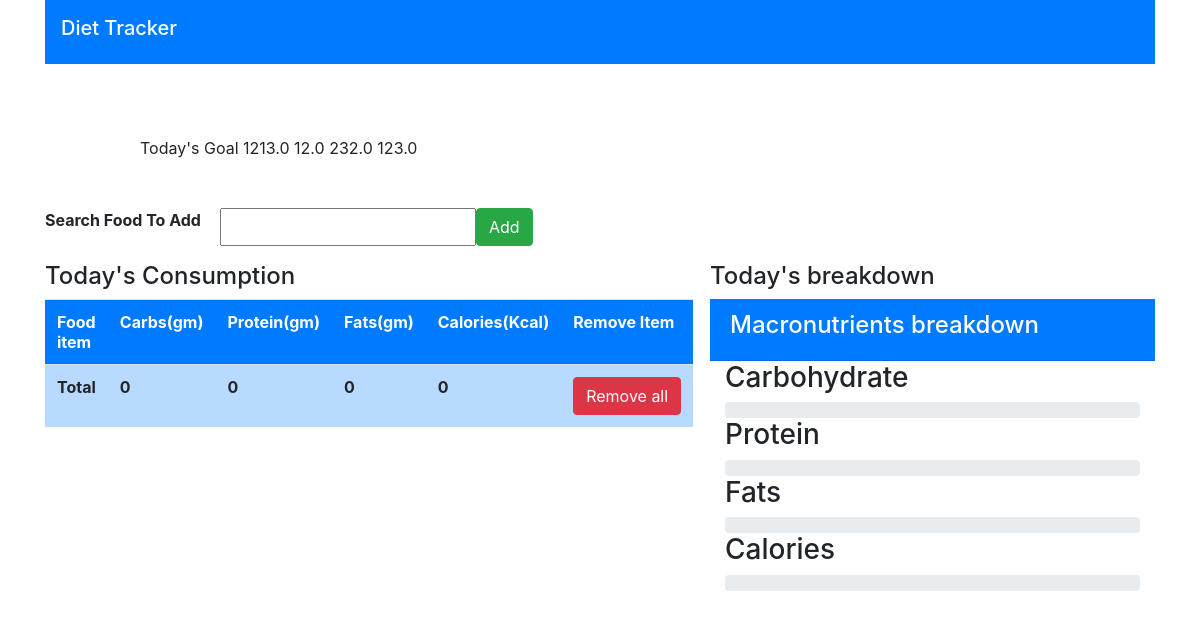
Page /tracker (signed in) on the earlier database version.
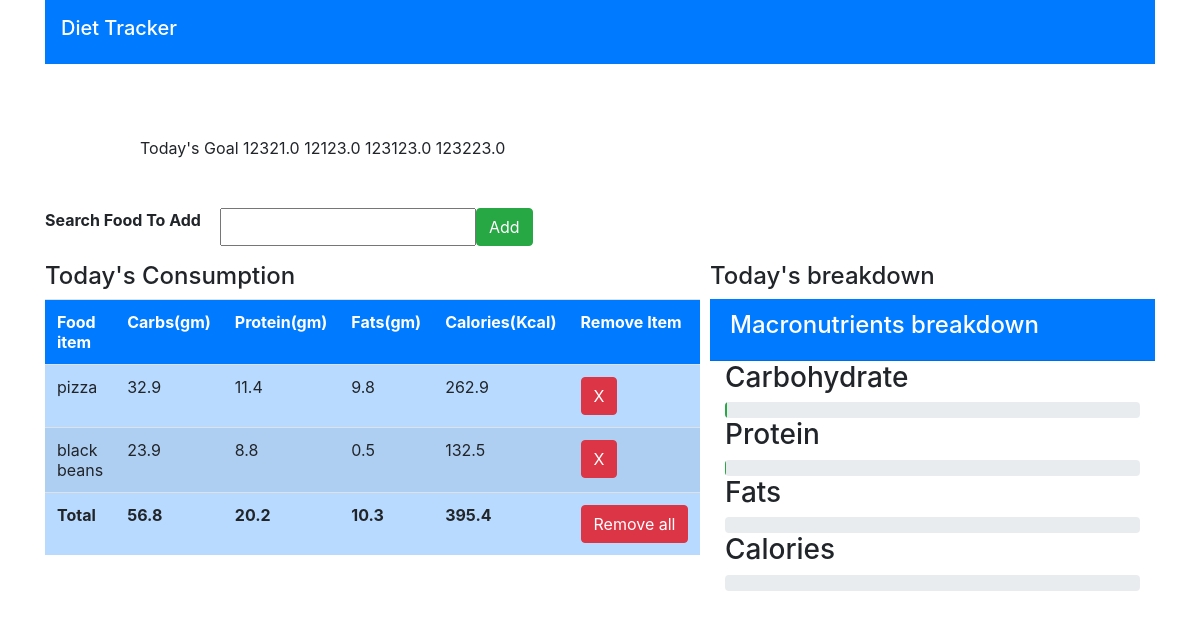
Same page on the later database version.
### diettracker/models.py (models this page shows, shortened)
class Goals(models.Model):
   user=models.ForeignKey(User,on_delete=models.CASCADE)
   calorie_goal=models.FloatField()
   protein_goal=models.FloatField()
   fats_goal=models.FloatField()
   carbohydrate_goal=models.FloatField()

class Consume(models.Model):
   user=models.ForeignKey(User,on_delete=models.CASCADE)
   food_consumed=models.ForeignKey(Food,on_delete=models.CASCADE)

class Food(models.Model):
   foodname=models.CharField(max_length=40)
   carbs=models.FloatField()
   protein=models.FloatField()
   fats=models.FloatField()
   calorie=models.FloatField()

### diettracker/views.py (the view, shortened to what this page needs)
# urls.py: path("tracker",views.tracker,name="tracker"),
def tracker(request):
    foods=Food.objects.all()
    goal=Goals.objects.filter(user=request.user)
    goals=goal[len(goal)-1]
    consumed_food = Consume.objects.filter(user=request.user)
    protein=0
    carbs=0
    calories=0
    fats=0
    for food in consumed_food:
        protein=round(food.food_consumed.protein+protein,2)
        fats=round(food.food_consumed.fats+fats,2)
        carbs=round(food.food_consumed.carbs+carbs,2)
        calories=round(food.food_consumed.calorie+calories,2)
    fats_percentage=fats/goals.fats_goal*100
    protein_percentage=protein/goals.protein_goal*100
    calories_percentage=calories/goals.calorie_goal*100
    carbs_percentage=carbs/goals.carbohydrate_goal*100
    return render(request,"diettracker/tracker.html",{
        "foods":foods,
        "goals":goals,
        'consumed_food':consumed_food,
        'protein':protein,
        "carbs":carbs,
        "fats":fats,
        "calories":calories,
        "calories_percentage":calories_percentage,
        'fats_percentage':fats_percentage,
        'protein_percentage':protein_percentage,
        'carbs_percentage':carbs_percentage
    })

### diettracker/templates/diettracker/tracker.html (shortened to what the changed rows need)
{% load static %}
<html>
    <head>
        <link rel="stylesheet" href="https://maxcdn.bootstrapcdn.com/bootstrap/4.0.0/css/bootstrap.min.css">
    </head>
    <body>
        <div class="container">
            <div class="row">
                <div class="col-md-12">
                    <nav class="navbar navbar-dark bg-primary">
                        <h1 style="text-align: center;" class="navbar-brand">Diet Tracker</h1>
                    </nav>
                </div>
            </div>
            <br><br><br>
            <div class="row">
                <div class="col-md-9 offset-1">
                    Today's Goal
                    {{goals.carbohydrate_goal}}
                    {{goals.protein_goal}}
                    {{goals.fats_goal}}
                    {{goals.calorie_goal}}
                </div>
            </div>
            <br><br>
            <div class="row">
                <div class="col-md-7">
                    <table id="table" class="table table-striped table-primary">
                        <tr class="bg-primary text-white">
                            <th>Food item</th>
                            <th>Carbs(gm)</th>
                            <th>Protein(gm)</th>
                            <th>Fats(gm)</th>
                            <th>Calories(Kcal)</th>
                            <th>Remove Item</th>
                        </tr>
                            {% for c in consumed_food %}
                                <tr>
                                    <td>{{c.food_consumed.foodname}}</td>
                                    <td>{{c.food_consumed.carbs}}</td>
                                    <td>{{c.food_consumed.protein}}</td>
                                    <td>{{c.food_consumed.fats}}</td>
                                    <td>{{c.food_consumed.calorie}}</td>
                                    <td><a class="btn btn-danger" href="{% url 'delete' c.id %}">X</a></td>
                                </tr>
                            {% endfor %}
                                <tr>
                                    <td ><b>{{carbs}}</b></td>
                                    <td ><b>{{protein}}</b></td>
                                    <td ><b>{{fats}}</b></td>
                                    <td ><b>{{calories}}</b></td>
                                </tr>
                    </table>
                </div>
            </div>
        </div>
    </body>

Differences in the rows shown:
no longer on this page (row unchanged): Goals: carbohydrate_goal "1213.0", protein_goal "12.0", fats_goal "232.0", calorie_goal "123.0"
added Goals: carbohydrate_goal "12321.0", protein_goal "12123.0", fats_goal "123123.0", calorie_goal "123223.0"
added Consume: food_consumed.foodname "pizza", food_consumed.carbs "32.9", food_consumed.protein "11.4", food_consumed.fats "9.8", food_consumed.calorie "262.9"
added Consume: food_consumed.foodname "black beans", food_consumed.carbs "23.9", food_consumed.protein "8.8", food_consumed.fats "0.5", food_consumed.calorie "132.5"
Other differences:
{{ carbs }}: "0" → "56.8"
{{ protein }}: "0" → "20.2"
{{ fats }}: "0" → "10.3"
{{ calories }}: "0" → "395.4"
